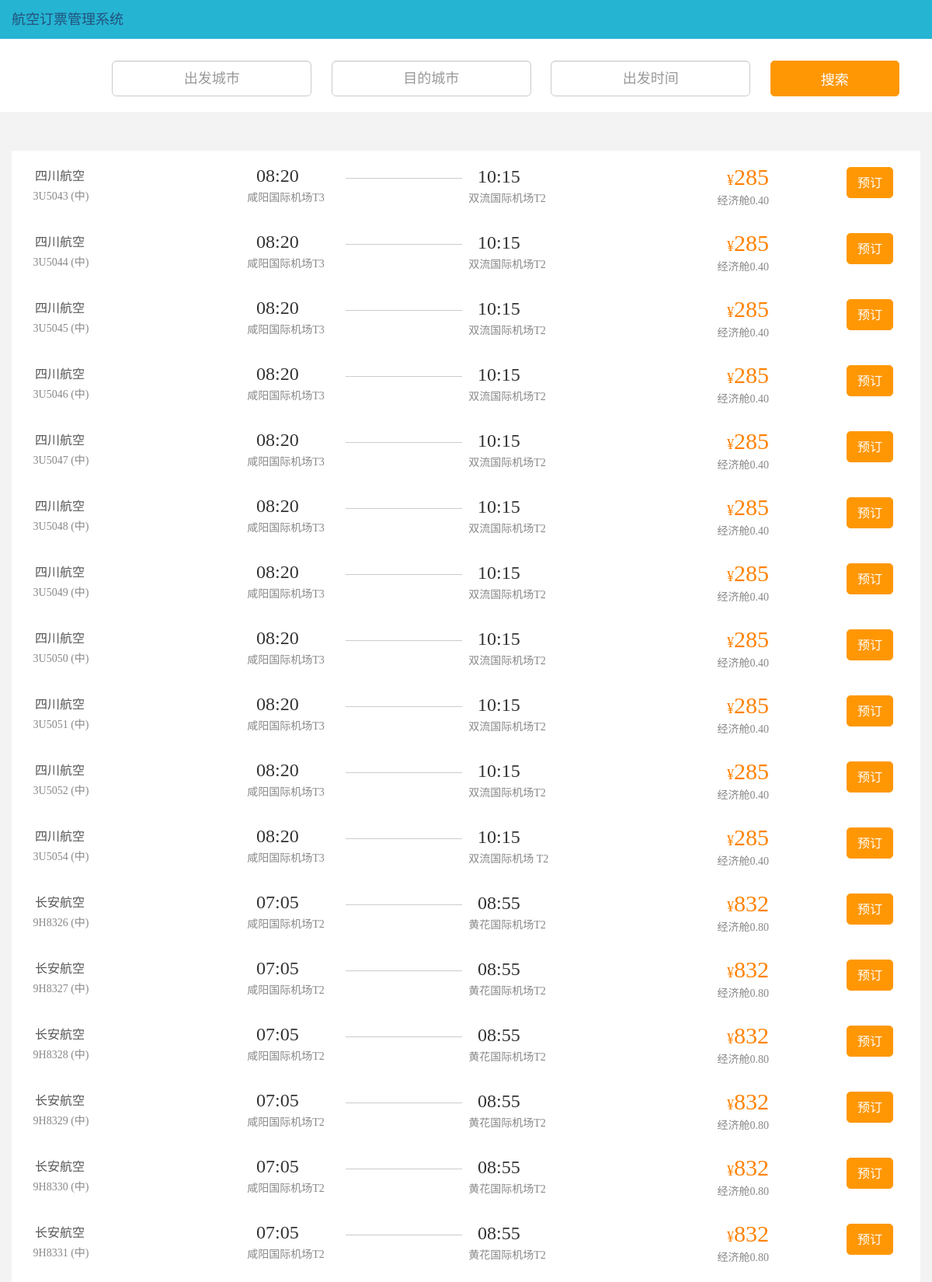
The page / (upper part) on the database its author committed.
### tables this page shows
CREATE TABLE `flightinfo` (
  `flightId` char(20) NOT NULL,
  `startCity` char(10) NOT NULL,
  `endCity` char(10) NOT NULL,
  `startPort` char(10) NOT NULL,
  `endPort` char(10) NOT NULL,
  `startTime` datetime NOT NULL,
  `endTime` datetime NOT NULL,
  `economy` int(5) NOT NULL,
  `discount` float(3,2) DEFAULT NULL,
  `size` int(4) NOT NULL,
  `company` char(5) NOT NULL,
  PRIMARY KEY (`flightId`)
);

### index.php (the view, shortened to what this page needs)
<!DOCTYPE html>
<html lang="en">
<head>
	<link rel="stylesheet" type="text/css" href="css/bootstrap.css">
	<link rel="stylesheet" type="text/css" href="css/main.css">
</head>
<?php
include "conn.php";
if(is_array($_GET)&&count($_GET)>0)
{
  if(isset($_GET["start_city"]))
  {
	$start_city=$_GET["start_city"];
  }
  if(isset($_GET["end_city"]))
  {
	$end_city=$_GET["end_city"];
  }
  if(isset($_GET["start_time"]))
  {
	$start_time=$_GET["start_time"];
  }
  $s = "select * from flightInfo where startCity='$start_city' and endCity='$end_city' and startTime like'%$start_time%' ";
  $result=mysql_query($s,$conn);
}
else{
  $s = "select * from flightInfo";
  $result=mysql_query($s,$conn);
}
?>
<body>
    <nav class="top">
		<a href="" class="navbar-brand">航空订票管理系统</a>
	</nav>
	<div class="container-fluid">
	  <div class="row">
	    <div class="col-md-12 col-sm-12 search">
	        <form action="index.php" method="get" class="navbar-form " role="form">
		        <div class="col-md-3 col-sm-3 col-md-offset-1 col-sm-offset-1 form-group">
				    <input class="input-lg form-control" type="text" name="start_city" value="<?php if(isset($_GET["start_city"])){echo $_GET["start_city"];}?>" placeholder="出发城市" />
		        </div>
		        <div class="col-md-3 col-sm-3 form-group">
				    <input class="input-lg form-control" type="text" name="end_city" value="<?php if(isset($_GET["end_city"])){echo $_GET["end_city"];}?>" placeholder="目的城市" />
		        </div>
		        <div class="col-md-3 col-sm-3 form-group">
				    <input class="input-lg form-control" type="text" name="start_time" value="<?php if(isset($_GET["start_time"])){echo $_GET["start_time"];}?>"  placeholder="出发时间" />
		        </div>
		        <div class="col-md-2 col-sm-2 form-group">
				    <button id="search" type="submit" >搜索</button>
		        </div>
		    </form>
	    </div>
	  </div>
	</div>
<div class="container list">
	  <div class="row">
      <?php    while ($row=mysql_fetch_array($result)) {
?>
	    <div class="col-md-12 col-sm-12 flight-list">
        	<div class="col-md-3 col-sm-3">
        		<span class="f16 company"><?php echo $row['company']?></span>
        		<span class="flight-id"><?php echo $row['flightId']?></span>
        		<span class="size">(中)</span>
        	</div>
        	<div class="col-md-3 col-sm-3">
        	    <span class="f24 start-time"><?php echo substr($row['startTime'], -8,5);?></span>
        		<span class="start-city"><?php echo $row['startPort']?></span>
        	</div>
        	<div class="hr"></div>
        	<div class="col-md-3 col-sm-3">
        		<span class="f24 end-time"><?php echo substr($row['endTime'], -8,5);?></span>
        		<span class="end-city"><?php echo $row['endPort']?></span>
        	</div>
        	<div class="col-md-2 col-sm-2 last">
        		<span class="f30 price"><?php echo ceil($row['economy']*$row['discount']); ?></span>
        		<span class="discount">经济舱<?php echo $row['discount']?></span>
        	</div>
        	<div class="col-md-1 col-sm-1">
					<a class="buy" href="order_info.php?fligh_id=<?php echo $row['flightId']?>" >预订</a>
        	</div>
	    </div>
        <?php
}
?>
     </div>
  </div>
</body>
</html>

### css/main.css (style rules this page uses)
body, nav { padding: 0px; margin: 0px; }
body { background-color: rgb(243, 243, 243); }
body, h1, h2, h3, h4, h5, h6, p, a, article { font-family: "Microsoft YaHei"; -webkit-font-smoothing: antialiased; -moz-font-smoothing: antialiased; font-smoothing: antialiased; }
input { text-align:center; }
.f16 { font-size: 16px; }
.f24 { font-size: 24px; }
.f30 { font-size: 30px; }
.top { width: 100%; height: 50px; background: rgb(38, 180, 211); background: #26B4D3; }
.search { background-color: white; padding: 20px; }
#search { background: #ff9705 none repeat scroll 0 0; border: 1px solid #ff9705; border-radius: 5px; color: #fff; cursor: pointer; font-size: 18px; height: 46px; line-height: 46px; width: 166px; }
.list { margin-top: 50px; background-color: white; }
.flight-list { height: 85px; line-height: 65px; }
.company { color: #555; }
.last { text-align: right; }
.price { color: #ff8205; }
.price:before { content: "¥"; font-size: 18px; }
.flight-id, .size, .start-city, .end-city, .discount { position: relative; top: 25px; left: -70px; color: #888; }
.hr { position: relative; top: 35px; left: -155px; width: 150px; height: 1px; background: #CCC; overflow: hidden; }
.buy { background: #ff9705 none repeat scroll 0 0; border: 1px solid #ff9705; border-radius: 5px; color: #fff; cursor: pointer; font-size: 16px; height: 40px; line-height: 40px; width: 60px; position: relative; top: 20px; display: block; text-align: center; }

### rows shown on the page
flightinfo: company "四川航空", flightId "3U5043", startTime "08:20", startPort "咸阳国际机场T3", endTime "10:15", endPort "双流国际机场T2", ceil($row['economy']*$row['discount']) "285", discount "0.40"
flightinfo: company "四川航空", flightId "3U5044", startTime "08:20", startPort "咸阳国际机场T3", endTime "10:15", endPort "双流国际机场T2", ceil($row['economy']*$row['discount']) "285", discount "0.40"
flightinfo: company "四川航空", flightId "3U5045", startTime "08:20", startPort "咸阳国际机场T3", endTime "10:15", endPort "双流国际机场T2", ceil($row['economy']*$row['discount']) "285", discount "0.40"
flightinfo: company "四川航空", flightId "3U5046", startTime "08:20", startPort "咸阳国际机场T3", endTime "10:15", endPort "双流国际机场T2", ceil($row['economy']*$row['discount']) "285", discount "0.40"
flightinfo: company "四川航空", flightId "3U5047", startTime "08:20", startPort "咸阳国际机场T3", endTime "10:15", endPort "双流国际机场T2", ceil($row['economy']*$row['discount']) "285", discount "0.40"
flightinfo: company "四川航空", flightId "3U5048", startTime "08:20", startPort "咸阳国际机场T3", endTime "10:15", endPort "双流国际机场T2", ceil($row['economy']*$row['discount']) "285", discount "0.40"
flightinfo: company "四川航空", flightId "3U5049", startTime "08:20", startPort "咸阳国际机场T3", endTime "10:15", endPort "双流国际机场T2", ceil($row['economy']*$row['discount']) "285", discount "0.40"
flightinfo: company "四川航空", flightId "3U5050", startTime "08:20", startPort "咸阳国际机场T3", endTime "10:15", endPort "双流国际机场T2", ceil($row['economy']*$row['discount']) "285", discount "0.40"
flightinfo: company "四川航空", flightId "3U5051", startTime "08:20", startPort "咸阳国际机场T3", endTime "10:15", endPort "双流国际机场T2", ceil($row['economy']*$row['discount']) "285", discount "0.40"
flightinfo: company "四川航空", flightId "3U5052", startTime "08:20", startPort "咸阳国际机场T3", endTime "10:15", endPort "双流国际机场T2", ceil($row['economy']*$row['discount']) "285", discount "0.40"
flightinfo: company "四川航空", flightId "3U5054", startTime "08:20", startPort "咸阳国际机场T3", endTime "10:15", endPort "双流国际机场 T2", ceil($row['economy']*$row['discount']) "285", discount "0.40"
flightinfo: company "长安航空", flightId "9H8326", startTime "07:05", startPort "咸阳国际机场T2", endTime "08:55", endPort "黄花国际机场T2", ceil($row['economy']*$row['discount']) "832", discount "0.80"
flightinfo: company "长安航空", flightId "9H8327", startTime "07:05", startPort "咸阳国际机场T2", endTime "08:55", endPort "黄花国际机场T2", ceil($row['economy']*$row['discount']) "832", discount "0.80"
flightinfo: company "长安航空", flightId "9H8328", startTime "07:05", startPort "咸阳国际机场T2", endTime "08:55", endPort "黄花国际机场T2", ceil($row['economy']*$row['discount']) "832", discount "0.80"
flightinfo: company "长安航空", flightId "9H8329", startTime "07:05", startPort "咸阳国际机场T2", endTime "08:55", endPort "黄花国际机场T2", ceil($row['economy']*$row['discount']) "832", discount "0.80"
flightinfo: company "长安航空", flightId "9H8330", startTime "07:05", startPort "咸阳国际机场T2", endTime "08:55", endPort "黄花国际机场T2", ceil($row['economy']*$row['discount']) "832", discount "0.80"
flightinfo: company "长安航空", flightId "9H8331", startTime "07:05", startPort "咸阳国际机场T2", endTime "08:55", endPort "黄花国际机场T2", ceil($row['economy']*$row['discount']) "832", discount "0.80"
